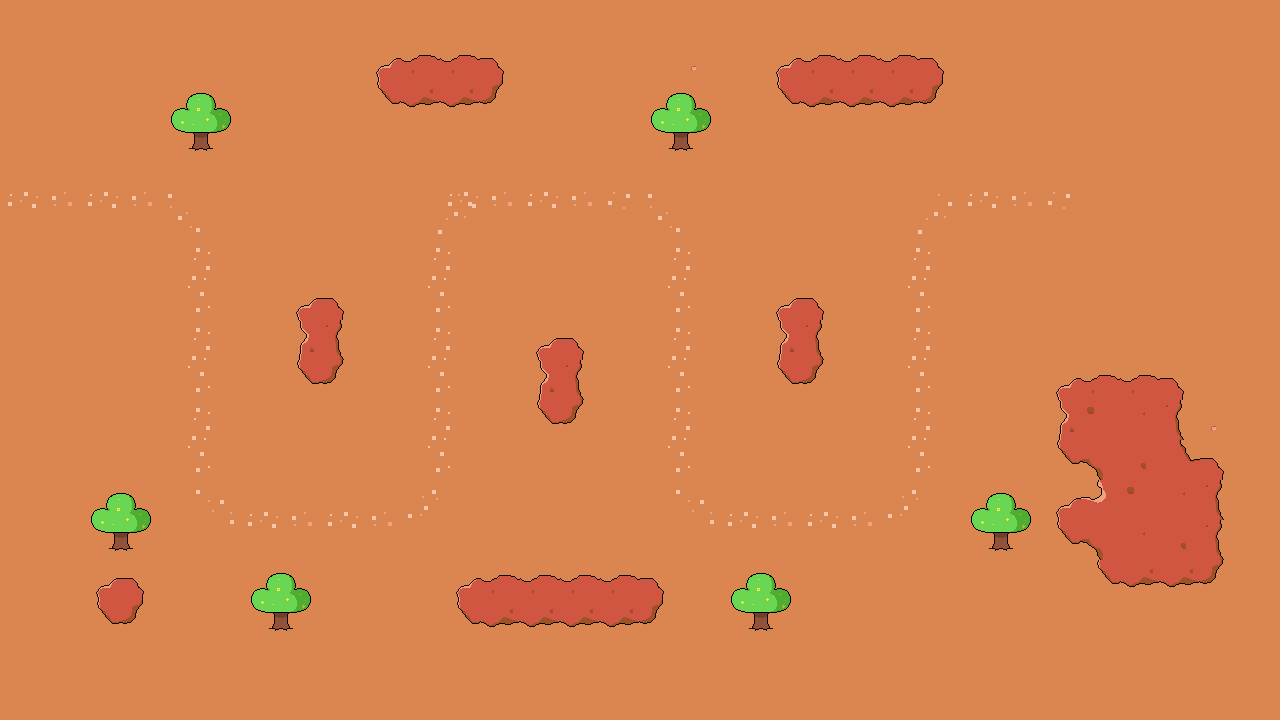

This game map was drawn from its Tiled (.tmx) file and the tilesets committed beside it. A one-line description and the full map source follow:
An orthogonal 32x18 tile map with 40x40 px tiles, 3 tile layers (base, nav, tree), 3 tilesets and 29 objects.

<map version="1.0" tiledversion="2018.08.06" orientation="orthogonal" renderorder="right-down" width="32" height="18" tilewidth="40" tileheight="40" infinite="0" nextlayerid="8" nextobjectid="65">
 <tileset firstgid="1" source="base.tsx" />
 <tileset firstgid="25" source="path.tsx" />
 <tileset firstgid="33" source="tree.tsx" />
 <layer id="1" name="base" width="32" height="18">
  <data encoding="csv">
22,22,22,22,22,22,22,22,22,22,22,22,22,22,22,22,22,22,22,22,22,22,22,22,22,22,22,22,22,22,22,22,
22,22,22,22,22,22,22,22,22,1,3,3,2,22,22,22,22,18,22,1,3,3,3,2,22,22,22,22,22,22,22,22,
22,22,22,22,22,22,22,22,22,7,9,9,8,22,22,22,22,22,22,7,9,9,9,8,22,22,22,22,22,22,22,22,
22,22,22,22,22,22,22,22,22,22,22,22,22,22,22,22,22,22,22,22,22,22,22,22,22,22,22,22,22,22,22,22,
22,22,22,22,22,22,22,22,22,22,22,22,22,22,22,22,22,22,22,22,22,22,22,22,22,22,22,22,22,22,22,22,
22,22,22,22,22,22,22,22,22,22,22,22,22,22,22,22,22,22,22,22,22,22,22,22,22,22,22,22,22,22,22,22,
22,22,22,22,22,22,22,22,22,22,22,22,22,22,22,22,22,22,22,22,22,22,22,22,22,22,22,22,22,22,22,22,
22,22,22,22,22,22,22,1,2,22,22,22,22,22,22,22,22,22,22,1,2,22,22,22,22,22,22,22,22,22,22,22,
22,22,22,22,22,22,22,13,14,22,22,22,22,1,2,22,22,22,22,13,14,22,22,22,22,22,22,22,22,22,22,22,
22,22,22,22,22,22,22,7,8,22,22,22,22,13,14,22,22,22,22,7,8,22,22,22,22,22,1,3,3,2,22,22,
22,22,22,22,22,22,22,22,22,22,22,22,22,7,8,22,22,22,22,22,22,22,22,22,22,22,13,15,21,14,18,22,
22,22,22,22,22,22,22,22,22,22,22,22,22,22,22,22,22,22,22,22,22,22,22,22,22,22,7,19,16,4,2,22,
22,22,22,22,22,22,22,22,22,22,22,22,22,22,22,22,22,22,22,22,22,22,22,22,22,22,1,10,15,21,14,22,
22,22,22,22,22,22,22,22,22,22,22,22,22,22,22,22,22,22,22,22,22,22,22,22,22,22,7,19,21,16,14,22,
22,22,1,2,22,22,22,22,22,22,22,1,3,3,3,3,2,22,22,22,22,22,22,22,22,22,22,7,9,9,8,22,
22,22,7,8,22,22,22,22,22,22,22,7,9,9,9,9,8,22,22,22,22,22,22,22,22,22,22,22,22,22,22,22,
22,22,22,22,22,22,22,22,22,22,22,22,22,22,22,22,22,22,22,22,22,22,22,22,22,22,22,22,22,22,22,22,
22,22,22,22,22,22,22,22,22,22,22,22,22,22,22,22,22,22,22,22,22,22,22,22,22,22,22,22,22,22,22,22
</data>
 </layer>
 <layer id="3" name="nav" width="32" height="18">
  <data encoding="csv">
0,0,0,0,0,0,0,0,0,0,0,0,0,0,0,0,0,0,0,0,0,0,0,0,0,0,0,0,0,0,0,0,
0,0,0,0,0,0,0,0,0,0,0,0,0,0,0,0,0,0,0,0,0,0,0,0,0,0,0,0,0,0,0,0,
0,0,0,0,0,0,0,0,0,0,0,0,0,0,0,0,0,0,0,0,0,0,0,0,0,0,0,0,0,0,0,0,
0,0,0,0,0,0,0,0,0,0,0,0,0,0,0,0,0,0,0,0,0,0,0,0,0,0,0,0,0,0,0,0,
0,0,0,0,0,0,0,0,0,0,0,0,0,0,0,0,0,0,0,0,0,0,0,0,0,0,0,0,0,0,0,0,
25,0,25,0,28,0,0,0,0,0,27,25,0,25,0,31,28,0,0,0,0,0,27,0,25,0,31,0,0,0,0,0,
0,0,0,0,0,0,0,0,0,0,0,0,0,0,0,0,0,0,0,0,0,0,0,0,0,0,0,0,0,0,0,0,
0,0,0,0,26,0,0,0,0,0,26,0,0,0,0,0,26,0,0,0,0,0,26,0,0,0,0,0,0,0,0,0,
0,0,0,0,0,0,0,0,0,0,0,0,0,0,0,0,0,0,0,0,0,0,0,0,0,0,0,0,0,0,0,0,
0,0,0,0,26,0,0,0,0,0,26,0,0,0,0,0,26,0,0,0,0,0,26,0,0,0,0,0,0,0,0,0,
0,0,0,0,0,0,0,0,0,0,0,0,0,0,0,0,0,0,0,0,0,0,0,0,0,0,0,0,0,0,0,0,
0,0,0,0,26,0,0,0,0,0,26,0,0,0,0,0,26,0,0,0,0,0,26,0,0,0,0,0,0,0,0,0,
0,0,0,0,0,0,0,0,0,0,0,0,0,0,0,0,0,0,0,0,0,0,0,0,0,0,0,0,0,0,0,0,
0,0,0,0,29,0,25,0,25,0,30,0,0,0,0,0,29,0,25,0,25,0,30,0,0,0,0,0,0,0,0,0,
0,0,0,0,0,0,0,0,0,0,0,0,0,0,0,0,0,0,0,0,0,0,0,0,0,0,0,0,0,0,0,0,
0,0,0,0,0,0,0,0,0,0,0,0,0,0,0,0,0,0,0,0,0,0,0,0,0,0,0,0,0,0,0,0,
0,0,0,0,0,0,0,0,0,0,0,0,0,0,0,0,0,0,0,0,0,0,0,0,0,0,0,0,0,0,0,0,
0,0,0,0,0,0,0,0,0,0,0,0,0,0,0,0,0,0,0,0,0,0,0,0,0,0,0,0,0,0,0,0
</data>
 </layer>
 <layer id="5" name="tree" width="32" height="18">
  <data encoding="csv">
0,0,0,0,0,0,0,0,0,0,0,0,0,0,0,0,0,0,0,0,0,0,0,0,0,0,0,0,0,0,0,0,
0,0,0,0,0,0,0,0,0,0,0,0,0,0,0,0,0,0,0,0,0,0,0,0,0,0,0,0,0,0,0,0,
0,0,0,0,0,0,0,0,0,0,0,0,0,0,0,0,0,0,0,0,0,0,0,0,0,0,0,0,0,0,0,0,
0,0,0,0,33,0,0,0,0,0,0,0,0,0,0,0,33,0,0,0,0,0,0,0,0,0,0,0,0,0,0,0,
0,0,0,0,0,0,0,0,0,0,0,0,0,0,0,0,0,0,0,0,0,0,0,0,0,0,0,0,0,0,0,0,
0,0,0,0,0,0,0,0,0,0,0,0,0,0,0,0,0,0,0,0,0,0,0,0,0,0,0,0,0,0,0,0,
0,0,0,0,0,0,0,0,0,0,0,0,0,0,0,0,0,0,0,0,0,0,0,0,0,0,0,0,0,0,0,0,
0,0,0,0,0,0,0,0,0,0,0,0,0,0,0,0,0,0,0,0,0,0,0,0,0,0,0,0,0,0,0,0,
0,0,0,0,0,0,0,0,0,0,0,0,0,0,0,0,0,0,0,0,0,0,0,0,0,0,0,0,0,0,0,0,
0,0,0,0,0,0,0,0,0,0,0,0,0,0,0,0,0,0,0,0,0,0,0,0,0,0,0,0,0,0,0,0,
0,0,0,0,0,0,0,0,0,0,0,0,0,0,0,0,0,0,0,0,0,0,0,0,0,0,0,0,0,0,0,0,
0,0,0,0,0,0,0,0,0,0,0,0,0,0,0,0,0,0,0,0,0,0,0,0,0,0,0,0,0,0,0,0,
0,0,0,0,0,0,0,0,0,0,0,0,0,0,0,0,0,0,0,0,0,0,0,0,0,0,0,0,0,0,0,0,
0,0,33,0,0,0,0,0,0,0,0,0,0,0,0,0,0,0,0,0,0,0,0,0,33,0,0,0,0,0,0,0,
0,0,0,0,0,0,0,0,0,0,0,0,0,0,0,0,0,0,0,0,0,0,0,0,0,0,0,0,0,0,0,0,
0,0,0,0,0,0,33,0,0,0,0,0,0,0,0,0,0,0,33,0,0,0,0,0,0,0,0,0,0,0,0,0,
0,0,0,0,0,0,0,0,0,0,0,0,0,0,0,0,0,0,0,0,0,0,0,0,0,0,0,0,0,0,0,0,
0,0,0,0,0,0,0,0,0,0,0,0,0,0,0,0,0,0,0,0,0,0,0,0,0,0,0,0,0,0,0,0
</data>
 </layer>
 <objectgroup id="4" name="path">
  <object id="48" x="19" y="138" height="1" />
  <object id="49" x="12" y="140" />
  <object id="50" x="220" y="141" />
  <object id="51" x="223" y="456" />
  <object id="52" x="462" y="456" />
  <object id="53" x="458" y="137" />
  <object id="54" x="702" y="137" />
  <object id="55" x="701" y="456" width="1" />
  <object id="56" x="699" y="461" width="1" />
  <object id="57" x="702" y="461" />
  <object id="58" x="941" y="459" />
  <object id="59" x="940" y="142" />
  <object id="60" x="1100" y="137" width="1" height="1" />
  <object id="61" x="1102" y="138" />
 </objectgroup>
 <objectgroup id="2" name="towerbase">
  <object id="5" x="378" y="219">
   <ellipse />
  </object>
  <object id="7" x="140" y="258">
   <ellipse />
  </object>
  <object id="9" x="299" y="421">
   <ellipse />
  </object>
  <object id="11" x="379" y="580">
   <ellipse />
  </object>
  <object id="13" x="622" y="457">
   <ellipse />
  </object>
  <object id="16" x="857" y="578">
   <ellipse />
  </object>
  <object id="17" x="777" y="415">
   <ellipse />
  </object>
  <object id="36" x="1018" y="257">
   <ellipse />
  </object>
  <object id="46" x="617" y="98">
   <ellipse />
  </object>
  <object id="63" x="860" y="223">
   <ellipse />
  </object>
  <object id="64" x="538" y="258">
   <ellipse />
  </object>
 </objectgroup>
 <objectgroup id="6" name="fungus">
  <object id="29" x="1056" y="101">
   <point />
  </object>
  <object id="30" x="1137" y="297">
   <point />
  </object>
  <object id="32" x="1187" y="67">
   <point />
  </object>
 </objectgroup>
 <objectgroup id="7" name="airship">
  <object id="33" x="1138" y="179">
   <ellipse />
  </object>
 </objectgroup>
</map>
